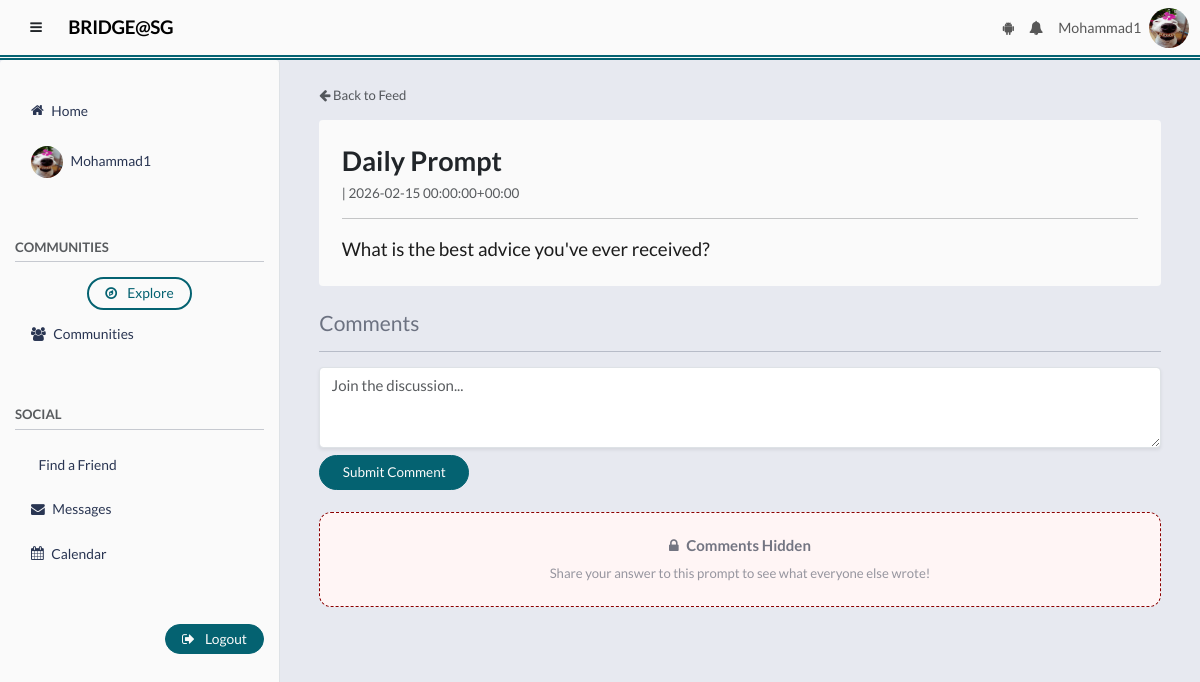
Screenshot of /post/5 (signed in) with the database file from the repository.
### tables this page shows
CREATE TABLE users (
            user_id INTEGER PRIMARY KEY AUTOINCREMENT,
            username TEXT UNIQUE NOT NULL,
            password TEXT NOT NULL,
            email TEXT NOT NULL,
            phone TEXT NOT NULL,
            age INT NOT NULL
        , public_key TEXT);

CREATE TABLE posts (
            post_id INTEGER PRIMARY KEY AUTOINCREMENT,
            user_id INTEGER NOT NULL,
            community_id INTEGER NOT NULL,
            title TEXT NOT NULL,
            content TEXT,
            image_url TEXT,
            post_type TEXT DEFAULT 'general',
            created_at DATETIME DEFAULT CURRENT_TIMESTAMP,
            FOREIGN KEY(user_id) REFERENCES users(user_id) ON DELETE CASCADE,
            FOREIGN KEY(community_id) REFERENCES communities(community_id) ON DELETE CASCADE
        );

### main.py (the view, shortened to what this page needs)
@app.route('/post/<int:post_id>', methods=['GET', 'POST'])
@app.route('/post/<int:post_id>', methods=['GET', 'POST'])
def openpost(post_id):
    conn = get_db()
    current_user = get_current_user(conn)
    user_id = session.get('user_id')
    post = fetch_post(conn, post_id)
    if not post:
        return "Post not found.", 404
    comments = fetch_comments(get_db(), post_id, user_id)
    user_has_commented = False
    if user_id:
        for c in comments:
            if c['user_id'] == user_id:
                user_has_commented = True
                break
    locked_view = False
    if post['post_type'] == 'daily_prompt' and not user_has_commented:
        locked_view = True
        comments = []
    is_registered = check_event_registration(conn, post, current_user)
    return render_template(
        "openpost.html",
        post=post,
        comments=comments,
        is_registered=is_registered,
        locked_view=locked_view # Pass this flag to HTML
    )

### helpers.py (called while the page is built)
def connect_db():
    sql = sqlite3.connect(DATABASE)
    sql.row_factory = sqlite3.Row
    sql.execute("PRAGMA foreign_keys = ON")
    return sql

def get_db():
    if not hasattr(g, 'sqlite3_db'):
        g.sqlite3_db = connect_db()
    return g.sqlite3_db

def get_current_user(conn):
    username = session.get("username")
    if not username:
        return None
    return conn.execute(
        "SELECT user_id, username FROM users WHERE username = ?",
        (username,)
    ).fetchone()

def fetch_post(conn, post_id):
    row = conn.execute("""
        SELECT p.*,
               e.location, e.event_date, e.event_time, e.organiser_id,
               u.username AS creator_username,
               c.community_id, c.name AS community_name,
               org.username AS organiser_username
        FROM posts p
        JOIN users u ON p.user_id = u.user_id
        JOIN communities c ON p.community_id = c.community_id
        LEFT JOIN event_posts e ON p.post_id = e.post_id
        LEFT JOIN users org ON e.organiser_id = org.user_id
        WHERE p.post_id = ?
    """, (post_id,)).fetchone()
    if not row:
        return None
    post = dict(row)
    post["display_username"] = (
        post["organiser_username"]
        if post["post_type"] == "event" and post["organiser_username"]
        else post["creator_username"]
    )
    return post

def check_event_registration(conn, post, user):
    if not user or post["post_type"] != "event":
        return False
    result = conn.execute("""
        SELECT 1 FROM event_registrations
        WHERE post_id = ? AND user_id = ?
    """, (post["post_id"], user["user_id"])).fetchone()
    return bool(result)

def fetch_comments(conn, post_id, current_user_id=None):
    return conn.execute("""
        SELECT
            c.comment_id,
            c.user_id,
            c.content,
            c.created_at,
            u.username,
            (SELECT COUNT(*) FROM comment_likes cl WHERE cl.comment_id = c.comment_id) as like_count,
            (SELECT COUNT(*) FROM comment_likes cl WHERE cl.comment_id = c.comment_id AND cl.user_id = ?) as user_has_liked
        FROM comments c
        JOIN users u ON c.user_id = u.user_id
        WHERE c.post_id = ?
        ORDER BY c.created_at DESC
    """, (current_user_id, post_id)).fetchall()

### templates/openpost.html (shortened to what this page needs)
{% extends 'base.html' %}
{% block body %}
<div class="container mt-4">
    <div class="mb-3">
        <a href="{{ url_for('index') }}" class="text-decoration-none text-muted small">
            <i class="fa fa-arrow-left"></i> Back to Feed
        </a>
    </div>
    <div class="card mb-4 shadow-sm border-0">
        <div class="card-body p-4">
            <h2 class="card-title fw-bold">{{ post['title'] | mention | safe }}</h2>
            <h6 class="text-muted mb-3">
                | {{ post['created_at'] }}
            </h6>
            <hr>
            <p class="card-text fs-5" style="white-space: pre-wrap;">{{ post['content'] | mention | safe }}</p>
        </div>
    </div>
    <h4>Comments</h4>
    <hr>
    {% if session.get('username') %}
    <form id="commentForm" onsubmit="submitComment(event)" class="mb-4">
        <div class="mb-2">
            <textarea name="content" class="form-control shadow-sm" rows="3" placeholder="Join the discussion..."
                required></textarea>
        </div>
        <button type="submit" class="btn btn-primary rounded-pill px-4 shadow-sm">Submit Comment</button>
    </form>
    {% endif %}
    <div id="commentsList">
        {% if locked_view %}
            <div id="lockedBanner" class="text-center p-4 mt-3"
                style="background-color: #fff5f5; border: 1px dashed #8B0000; border-radius: 12px;">
                <div class="d-inline-block" style="color: #8B0000;">
                    <h5 class="mb-2 fw-bold">
                        <i class="fa fa-lock me-2"></i>Comments Hidden
                    </h5>
                    <p class="small mb-0 opacity-75">
                        Share your answer to this prompt to see what everyone else wrote!
                    </p>
                </div>
            </div>
        {% endif %}
    </div>
</div>
{% endblock %}

### templates/base.html (shortened to what this page needs)
<!DOCTYPE html>
<html lang="en">
<head>
    <link href="https://cdn.jsdelivr.net/npm/bootstrap@5.3.8/dist/css/bootstrap.min.css" rel="stylesheet">
    <link rel="stylesheet" href="https://cdnjs.cloudflare.com/ajax/libs/font-awesome/4.7.0/css/font-awesome.min.css">
    <link rel="stylesheet" href="{{ url_for('static', filename='main.css') }}">
</head>
<body>
    <nav id="topnavbar" class="navbar navbar-expand-lg navbar-light">
        <div class="container-fluid">
            <div class="d-flex align-items-center">
                <button id="sidebarToggle" class="btn me-2">
                    <i class="fa fa-bars"></i>
                </button>
                <a class="navbar-brand mb-0" href="{{ url_for('index') }}">BRIDGE@SG</a>
            </div>
<div class="collapse navbar-collapse" id="navbarNav">
    <ul class="navbar-nav ms-auto align-items-center topnavbarnav">
                <ul class="navbar-nav ms-auto align-items-center">
                    {% if logged_in %}
                    <li class="nav-item ">
                        <a class="nav-link rounded-pill " href="#" data-bs-toggle="modal"
                            data-bs-target="#aiChatModal">
                            <i class="fa fa-android" style=""></i>
                        </a>
                    </li>
                    <li class="nav-item dropdown">
                        <a class="nav-link rounded-pill " href="#" data-bs-toggle="dropdown">
                            <i class="fa fa-bell"></i>
                        </a>
                    </li>
                    <li class="nav-item">
                        <a class="nav-link rounded-pill" href="{{ url_for('userprofile', username=username) }}">
                            {{ username }}
                        </a>
                    </li>
               <img src="{{ current_user_profile_pic }}" class="rounded-circle"
                            width="40px" height="40px">
                    {% endif %}
                </ul>
            </div>
        </div>
    </nav>
    <div id="layoutWrapper" class="d-flex w-100">
<nav id="sidebar" class="border-end">
    <ul id="sidenav" class="nav flex-column p-3">
        <li class="nav-item">
            <a class="nav-link rounded-pill d-flex align-items-center" href="{{ url_for('index') }}">
                <i class="fa fa-home me-2"></i>
                Home
            </a>
        </li>
                    {% if logged_in %}
        <li class="nav-item ">
            <a class="nav-link rounded-pill d-flex align-items-center" href="{{ url_for('userprofile', username = username) }}">
                <img src="{{ current_user_profile_pic }}" alt="Profile" class="rounded-circle me-2" width="32" height="32">
                <span>{{ username }}</span>
            </a>
        </li>
                    {% endif %}
        <p class="text-muted small fw-bold mt-5 mb-1">COMMUNITIES</p>
        <hr class="mt-0 p-0">
        <li class="d-flex justify-content-center">
            <a class=" btn btn-outline-primary rounded-pill d-inline-block" style = "padding-top: 4px; padding-bottom: 4px;" href = "{{ url_for('explore')}} ">
                <i class="fa fa-compass me-2"></i>
                Explore
            </a>
        </li>
        <li class="nav-item">
            <a class="nav-link rounded-pill d-flex align-items-center" data-bs-toggle="collapse" href="#usercommunityMenu">
                <i class="fa fa-users me-2"></i>
                Communities
            </a>
        </li>
        <p class="text-muted small fw-bold mt-5 mb-1">SOCIAL</p>
        <hr class="mt-0">
        <li class="nav-item">
            <a class="nav-link rounded-pill d-flex align-items-center" href="{{ url_for('find_a_friend_hub') }}">
                Find a Friend
            </a>
        </li>
        <li class="nav-item">
            <a class="nav-link rounded-pill d-flex align-items-center" href="{{ url_for('my_messages') }}">
                <i class="fa fa-envelope me-2"></i>
                Messages
            </a>
        </li>
                    {% if logged_in %}
        <li class="nav-item">
            <a class="nav-link rounded-pill d-flex align-items-center" href="{{ url_for('calendar') }}">
                <i class="fa fa-calendar me-2"></i>
                Calendar
            </a>
        </li>
        <li class="mt-5 d-flex  justify-content-end">
            <a class=" btn btn-primary d-inline-block rounded-pill align-items-center justify-content-end" style = "padding-top: 4px; padding-bottom: 4px;" href="{{ url_for('logout') }}">
                <i class="fa fa-sign-out me-2"></i>
                Logout
            </a>
        </li>
                    {% endif %}
    </ul>
</nav>
        <div id="maincontent" class="flex-grow-1">
            {% block body %}{% endblock %}
        </div>
    </div>
</body>
</html>

### static/main.css (style rules this page uses)
:root { --navbar-height: 70px; --sidebar-width: 280px; --transition-speed: 0.25s; --color-darkest: #1B1B1E; --color-dark: #293552; --color-accent: #046271; --color-light: #bfc8d1; --color-lighter: #e7e9f0; --color-bg: var(--color-lighter); --color-surface: #fafafa; --color-surface-alt: var(--color-light); --color-border: var(--color-accent); --color-text: var(--color-dark); --color-muted: rgba(55,63,81,0.7); --color-primary: var(--color-accent); --color-primary-hover: var(--color-dark); --color-success: var(--color-accent); --color-warning: var(--color-light); --color-danger: var(--color-darkest); --color-like: #9a1616; --font-main: "Lato", system-ui, -apple-system, BlinkMacSystemFont, "Segoe UI", sans-serif; --radius-sm: 4px; --radius-md: 4px; --radius-lg: 4px; --shadow-sm: 0px rgba(0, 0, 0, 0.04); --shadow-md: 0px rgba(0, 0, 0, 0.07); --shadow-lg: 0px rgba(0, 0, 0, 0.12); }
html, body { height: 100%; margin: 0; font-family: var(--font-main); background: var(--color-bg); color: var(--color-text); font-size: 15px; overflow: hidden; }
h2 { font-size: 1.4rem; font-weight: 600; }
p { color: var(--color-muted); line-height: 1.6; }
a { color: var(--color-primary); text-decoration: none; transition: 0.2s ease; }
#topnavbar { background-color: var(--color-surface); border-bottom: 5px double var(--color-border); }
#topnavbar .navbar-brand { font-family: var(--font-main) !important; font-weight: 600; letter-spacing: -0.3px; }
#topnavbar .nav-link { font-weight: 500; font-size: 0.95rem; }
#layoutWrapper { display: flex; height: calc(100vh - var(--navbar-height)); }
#sidebar { width: var(--sidebar-width); background: var(--color-surface); border-right: 1px solid var(--color-border); overflow-y: auto; padding-top: 16px; transition: all var(--transition-speed) ease; border-radius: var(--radius-sm); }
#sidebar li { list-style: none; margin-bottom: 4px; }
#sidebar li a { display: block; padding: 10px 16px; font-size: 0.92rem; color: var(--color-dark); transition: 0.2s ease; border-radius: var(--radius-sm); }
#maincontent { flex: 1; height: calc(100vh - var(--navbar-height)); overflow-y: auto; padding: 0 28px 0 28px; display: flex; flex-direction: column; animation: pageFadeIn 0.4s ease-out; }
.content-card, .card { background: var(--color-surface); transition: 0.2s ease; box-shadow: none !important; border: none ; border-radius: var(--radius-sm); }
.btn { font-size: 0.9rem; font-weight: 500; padding: 6px 18px; border-radius: 999px; transition: all 0.2s ease; box-shadow: none !important; }
.btn-primary { background: var(--color-primary) !important; border: 1px solid var(--color-primary) !important; color: var(--color-surface) !important; }
.btn-outline-primary { background: transparent !important; border: 2px solid var(--color-primary) !important; color: var(--color-primary) !important; }
.btn:has(i) { border-radius: var(--radius-sm); }
.form-control { border-radius: var(--radius-sm); }
h1, h2, h3, h4, h5, h6 { font-family: var(--font-main); color: var(--color-dark); margin: 0; line-height: 1.3; }
h2 { font-size: 1.8rem; font-weight: 600; }
h4 { font-size: 1.4rem; font-weight: 500; }
h5 { font-size: 1rem; font-weight: 500; }
h6 { font-size: 0.9rem; font-weight: 500; }
h1, h2, h3 { color: var(--color-dark); }
h4, h5, h6 { color: var(--color-muted); }
.card-text { color: rgb(28, 28, 28); }

### rows the page displays
users: username "Mohammad1"
posts: title|mention "Daily Prompt", created_at "2026-02-15 00:00:00+00:00", content|mention "What is the best advice you've ever received?"
